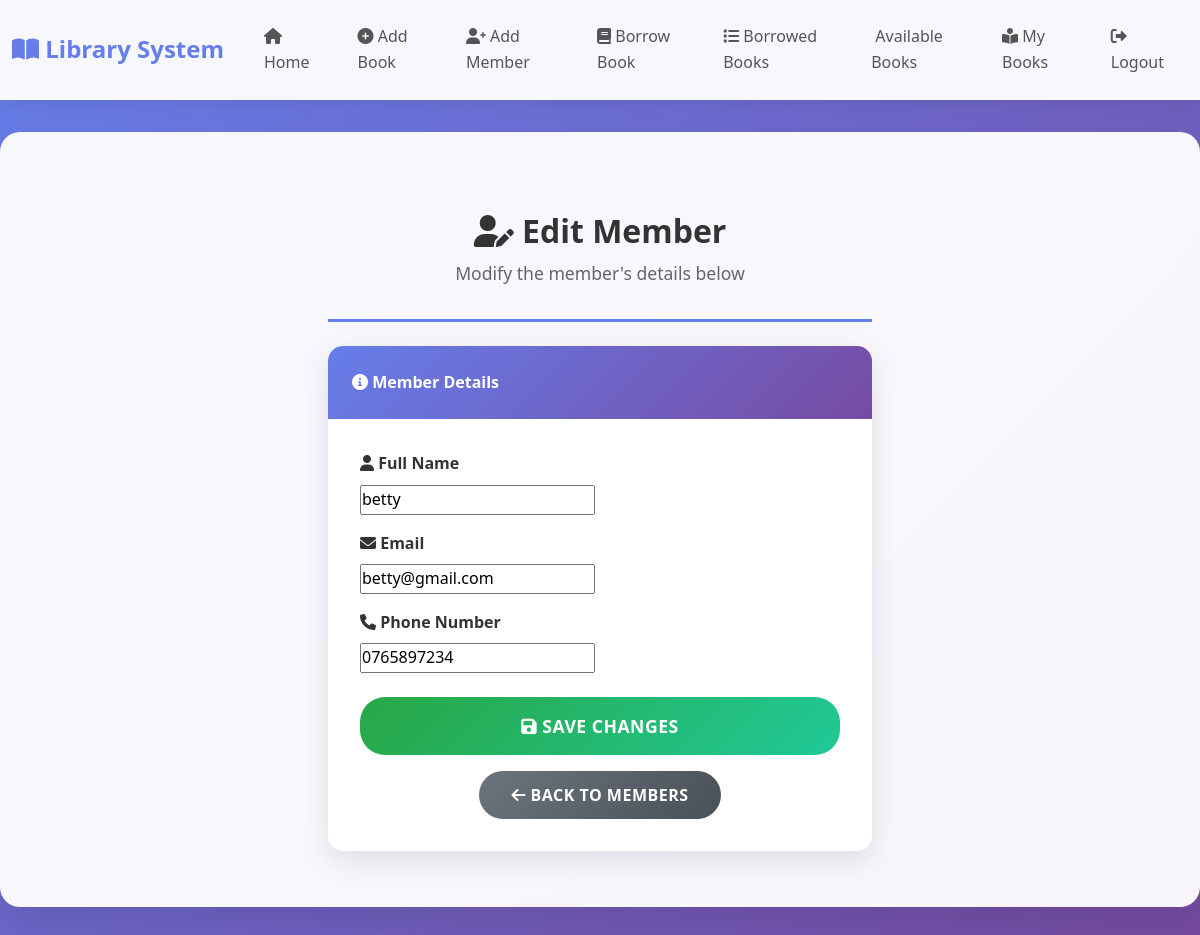
Screenshot of /edit-member/ (signed in) with the database file from the repository.
### library_app/models.py (models this page shows, shortened)
class Member(models.Model):
    user = models.OneToOneField(User, on_delete=models.CASCADE, null=True, blank=True)
    fullname=models.CharField(max_length=255)
    email=models.EmailField()
    phonenumber=models.CharField(max_length=13,validators=[RegexValidator(r'^\+?\d{10,13}$',message='Enter a valid phone number(10-13digits)')],)
    registration_date=models.DateField(auto_now_add=True)

### library_app/views.py (the view)
# urls.py: path('edit-member/', views.edit_member, name='edit_member'),
@login_required
@member_required
def edit_member(request):
    member = request.member
    if request.method == 'POST':
        form = MemberForm(request.POST, instance=member)
        if form.is_valid():
            member = form.save()
            user = member.user
            user.username = member.fullname
            user.save()
            messages.success(request, "Profile updated!")
            return redirect('home')
    else:
        form = MemberForm(instance=member)
    return render(request, 'edit_member.html', {'form': form})

### library_app/forms.py
class MemberForm(forms.ModelForm):
    class Meta:
        model = Member
        exclude = ['user']

### library_app/views.py (called while the page is built)
def member_required(view_func):
    @wraps(view_func)
    def _wrapped_view(request, *args, **kwargs):
        if not request.user.is_authenticated:
            return redirect('login')
        try:
            request.member = Member.objects.get(user=request.user)
        except Member.DoesNotExist:
            messages.error(request, "You need to create a member profile first.")
            return redirect('add_member')
        return view_func(request, *args, **kwargs)
    return _wrapped_view

### library_app/templates/edit_member.html (shortened to what this page needs)
{% extends 'base.html' %}
{% block content %}
<div class="container mt-5">
    <div class="row justify-content-center">
        <div class="col-md-8 col-lg-6">
            <div class="page-header text-center mb-4">
                <h2><i class="fas fa-user-edit"></i> Edit Member</h2>
                <p class="subtitle">Modify the member's details below</p>
            </div>
            <div class="card">
                <div class="card-header">
                    <i class="fas fa-info-circle"></i> Member Details
                </div>
                <div class="card-body">
                    <form method="POST">
                        <div class="mb-3">
                            <label for="{{ form.fullname.id_for_label }}" class="form-label">
                                <i class="fas fa-user"></i> Full Name
                            </label>
                            {{ form.fullname }}
                        </div>
                        <div class="mb-3">
                            <label for="{{ form.email.id_for_label }}" class="form-label">
                                <i class="fas fa-envelope"></i> Email
                            </label>
                            {{ form.email }}
                        </div>
                        <div class="mb-4">
                            <label for="{{ form.phonenumber.id_for_label }}" class="form-label">
                                <i class="fas fa-phone"></i> Phone Number
                            </label>
                            {{ form.phonenumber }}
                        </div>
                        <div class="d-grid">
                            <button type="submit" class="btn btn-success btn-lg">
                                <i class="fas fa-save"></i> Save Changes
                            </button>
                        </div>
                    </form>
                    <div class="text-center mt-3">
                        <a href="{% url 'members' %}" class="btn btn-secondary">
                            <i class="fas fa-arrow-left"></i> Back to Members
                        </a>
                    </div>
                </div>
            </div>
        </div>
    </div>
</div>
{% endblock %}

### library_app/static/css/style.css (style rules this page uses)
* { margin: 0; padding: 0; box-sizing: border-box; }
body { font-family: 'Segoe UI', Tahoma, Geneva, Verdana, sans-serif; background: linear-gradient(135deg, #667eea 0%, #764ba2 100%); min-height: 100vh; color: #333; line-height: 1.6; }
.page-header { text-align: center; margin-bottom: 2rem; padding-bottom: 1rem; border-bottom: 3px solid #667eea; }
.page-header h1, .page-header h2 { color: #333; font-weight: 700; margin-bottom: 0.5rem; }
.page-header .subtitle { color: #666; font-size: 1.1rem; }
.card { background: white; border-radius: 15px; box-shadow: 0 10px 30px rgba(0, 0, 0, 0.1); border: none; overflow: hidden; transition: all 0.3s ease; margin-bottom: 1.5rem; }
.card-header { background: linear-gradient(135deg, #667eea, #764ba2); color: white; border: none; padding: 1.5rem; font-weight: 600; }
.card-body { padding: 2rem; }
.form-label { font-weight: 600; color: #333; margin-bottom: 0.5rem; display: block; }
.btn { border-radius: 25px; padding: 0.75rem 2rem; font-weight: 600; text-transform: uppercase; letter-spacing: 0.5px; transition: all 0.3s ease; border: none; cursor: pointer; text-decoration: none; display: inline-block; text-align: center; }
.btn-secondary { background: linear-gradient(135deg, #6c757d, #495057); color: white; }
.btn-success { background: linear-gradient(135deg, #28a745, #20c997); color: white; }
.btn-lg { padding: 1rem 3rem; font-size: 1.1rem; }

### library_app/templates/base.html (style rules this page uses)
body { background-color: #f4f4f4; }

### rows the page displays
Member: fullname "betty", email "betty@gmail.com", phonenumber "0765897234"
